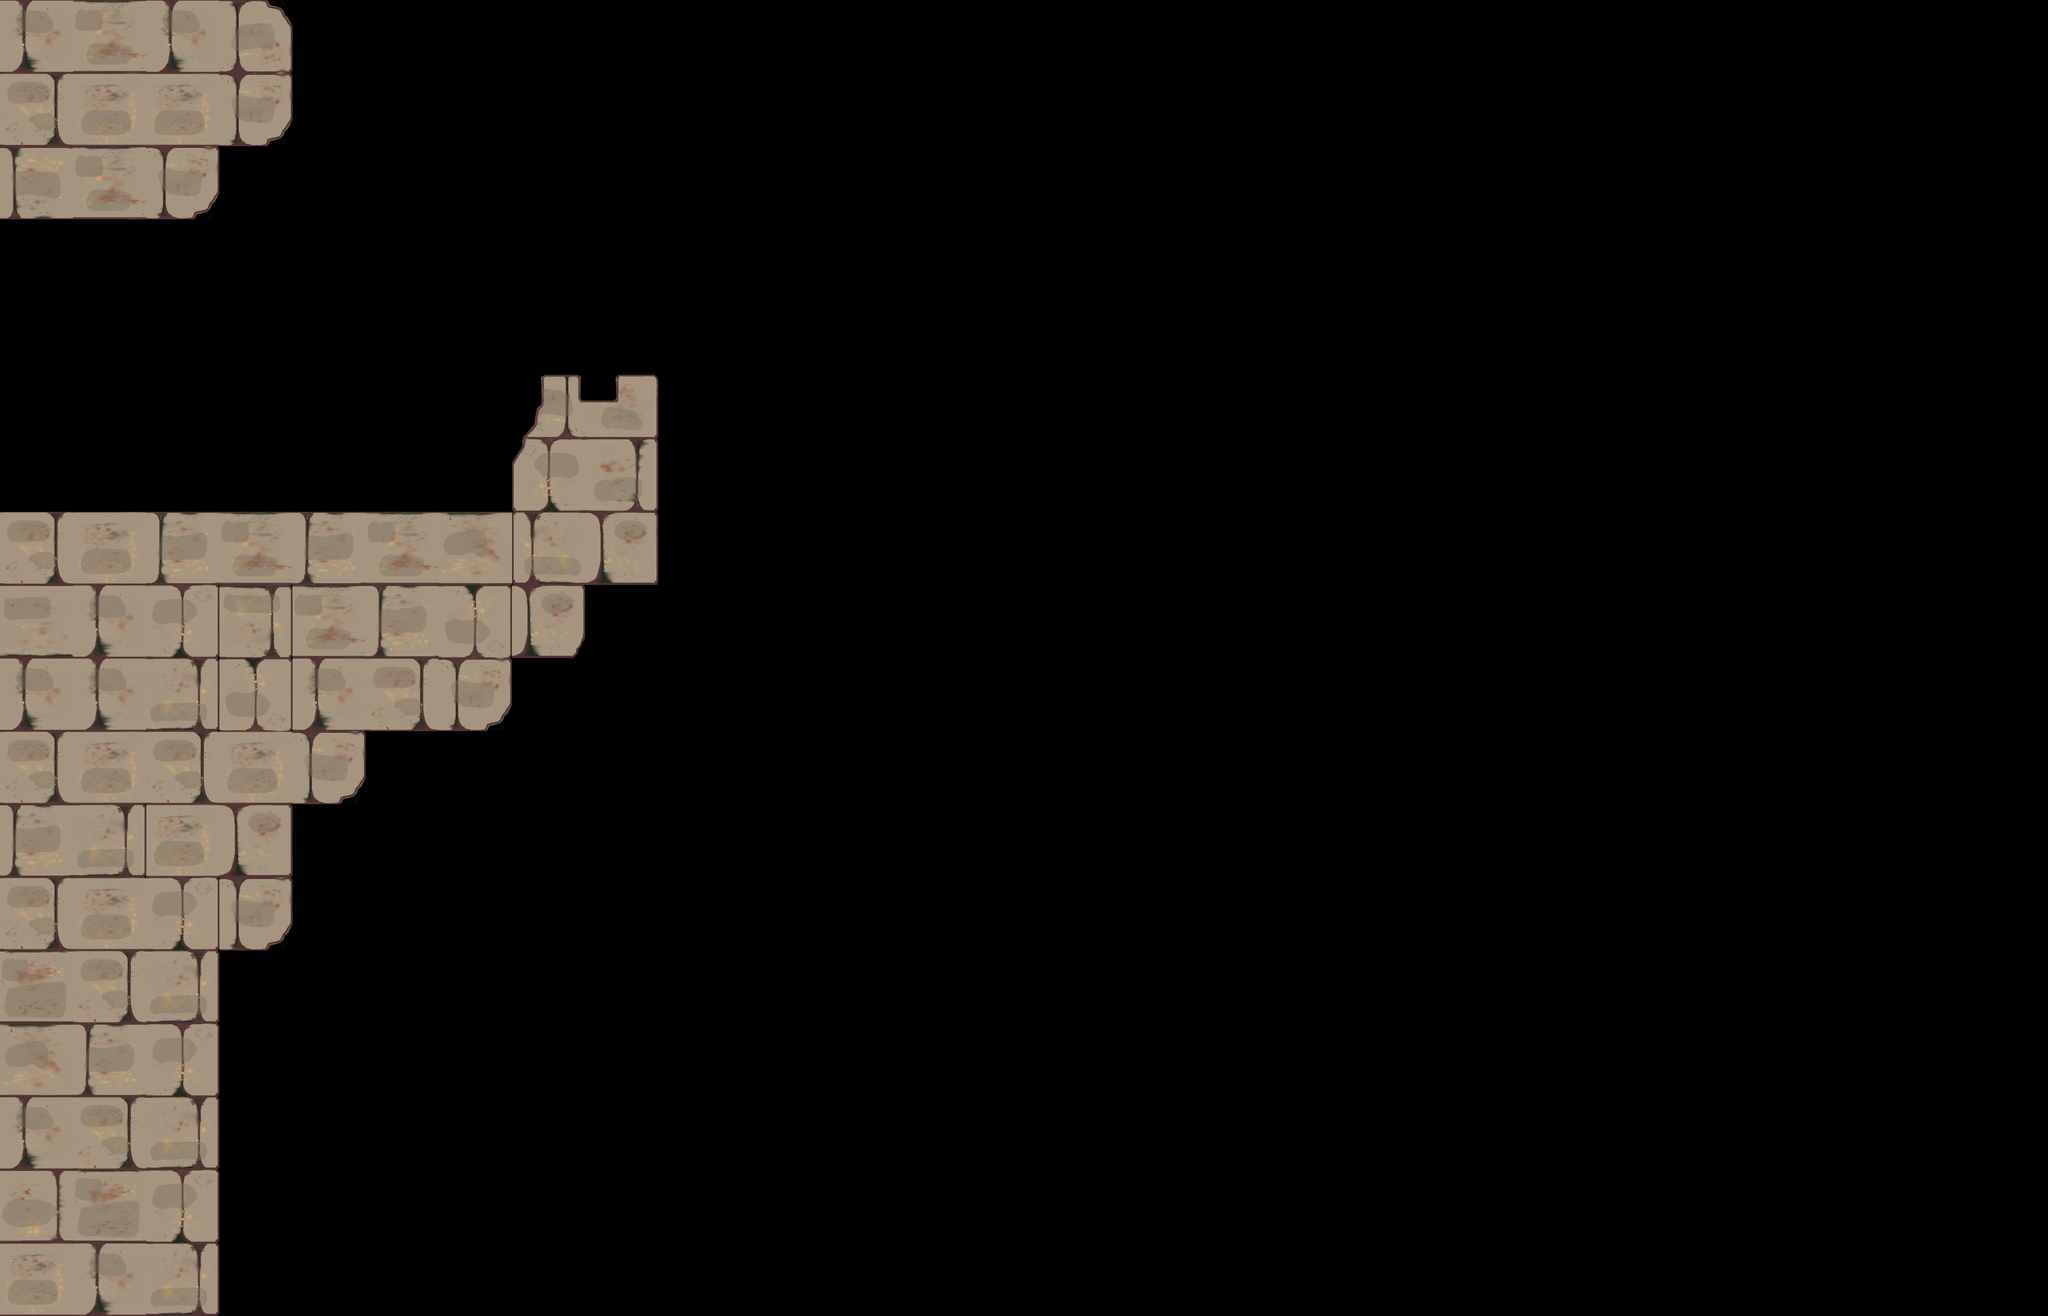

Below is a game level as drawn by its tile map, then a one-line description and the .tmx that defines it (tile-layer data replaced by summaries):
An orthogonal 28x18 tile map with 128x128 px tiles, 1 tile layer (Castillo), 2 tilesets and 17 objects (Player, PlayerSpawns).

<map version="1.10" tiledversion="1.11.2" orientation="orthogonal" renderorder="right-down" width="28" height="18" tilewidth="128" tileheight="128" infinite="0" nextlayerid="11" nextobjectid="24">
 <tileset firstgid="1" name="Atlas_Exterior_Castillo" tilewidth="128" tileheight="128" tilecount="64" columns="8">
  <image source="Castle/Exterior/Atlas_Exterior_Castillo.png" width="1024" height="1024" />
  <tile id="11">
   <properties>
    <property name="Square" type="bool" value="true" />
    <property name="Wall" type="bool" value="true" />
   </properties>
  </tile>
 </tileset>
 <tileset firstgid="65" name="Fondo_Exterior_Castillo" tilewidth="1920" tileheight="1080" tilecount="1" columns="1">
  <image source="Castle/Exterior/Fondo_Exterior_Castillo.JPG" width="1920" height="1080" />
 </tileset>
 <objectgroup id="6" name="BG">
  <properties>
   <property name="Draw" type="bool" value="true" />
  </properties>
  <object id="4" gid="65" x="378.222" y="1620" width="3205.78" height="1612" />
 </objectgroup>
 <layer id="1" name="Castillo" width="28" height="18">
  <properties>
   <property name="Draw" type="bool" value="true" />
  </properties>
  <data>[504 cells, 67 non-empty, 19 distinct tile ids]</data>
 </layer>
 <objectgroup id="9" name="Wall">
  <properties>
   <property name="Square" type="bool" value="true" />
   <property name="Wall" type="bool" value="true" />
  </properties>
  <object id="11" x="1024" y="768" width="128" height="256" />
  <object id="13" x="384" y="0" width="128" height="256" />
  <object id="20" x="896" y="768" width="128" height="128" />
 </objectgroup>
 <objectgroup id="7" name="Path">
  <properties>
   <property name="Path" type="bool" value="true" />
   <property name="Sensor" type="bool" value="true" />
   <property name="Square" type="bool" value="true" />
  </properties>
  <object id="7" x="-256" y="384" width="128" height="512">
   <properties>
    <property name="TeleportTo" type="file" value="Castle_Inside.tmx" />
   </properties>
  </object>
  <object id="22" x="384" y="2688" width="3456" height="128">
   <properties>
    <property name="TeleportTo" type="file" value="Nexo.tmx" />
   </properties>
  </object>
 </objectgroup>
 <objectgroup id="8" name="Ceiling">
  <properties>
   <property name="Ceiling" type="bool" value="true" />
   <property name="Square" type="bool" value="true" />
  </properties>
  <object id="8" x="-128" y="256" width="512" height="128" />
  <object id="14" x="896" y="1024" width="128" height="128" />
  <object id="15" x="640" y="1152" width="256" height="128" />
  <object id="16" x="512" y="1280" width="128" height="128" />
  <object id="17" x="384" y="1408" width="128" height="256" />
  <object id="18" x="256" y="1664" width="128" height="1024" />
  <object id="23" x="3840" y="0" width="128" height="2688" />
 </objectgroup>
 <objectgroup id="2" name="Ground">
  <properties>
   <property name="Ground" type="bool" value="true" />
   <property name="Square" type="bool" value="true" />
  </properties>
  <object id="6" x="-128" y="896" width="1024" height="128" />
  <object id="19" x="934" y="662" width="218" height="106" />
 </objectgroup>
 <objectgroup id="10" name="EntitiesSpawnPoints">
  <object id="21" name="Player" type="Player" x="590" y="719">
   <point />
  </object>
 </objectgroup>
 <objectgroup id="4" name="PlayerSpawns">
  <properties>
   <property name="PlayerSpawns" type="bool" value="true" />
  </properties>
  <object id="10" name="PlayerSpawns" x="588.848" y="719.636">
   <properties>
    <property name="FromRoom" type="file" value="Castle_Inside.tmx" />
   </properties>
   <point />
  </object>
 </objectgroup>
</map>
